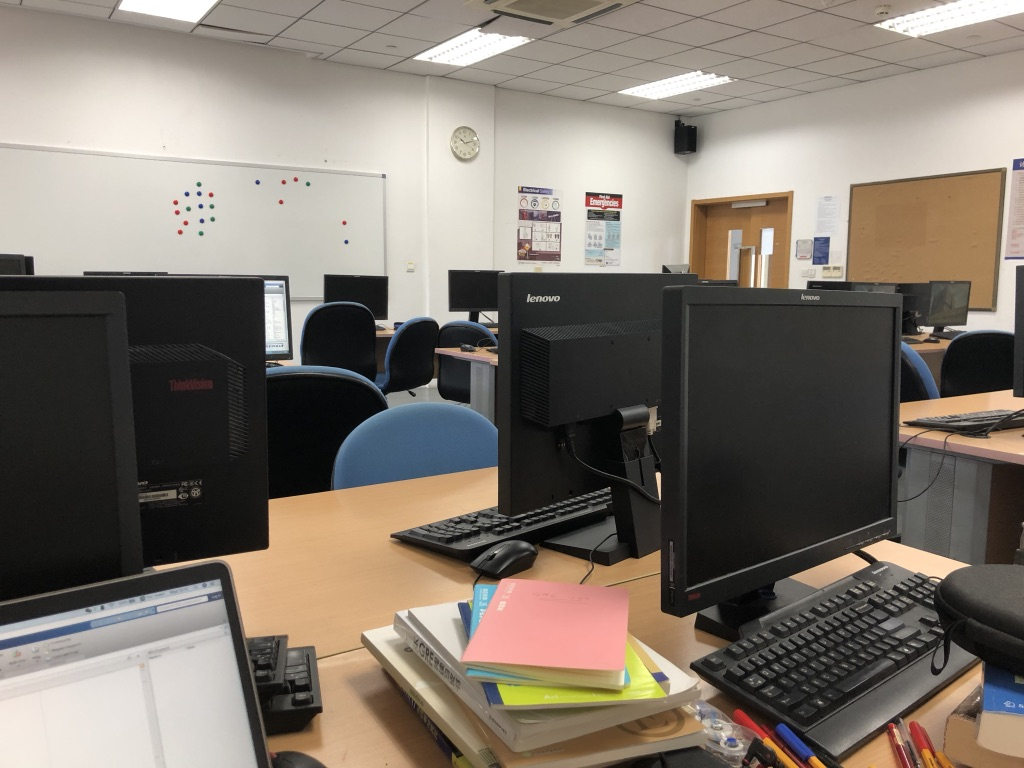
%> input picture p1.jpg, 1024 x 768 px
$ octave project.m   (GNU Octave 9; MATLAB toolbox functions it lacks are replaced by stand-ins)
%> lines starting %> are read from the running program, lines starting %| are printed output that depends on the picture
im1 = imread('p1.jpg');
%> im1 is the input picture: size 768x1024x3 uint8; mean R, G, B 127, 118.2, 108.4
im2 = imread('p2.jpg');
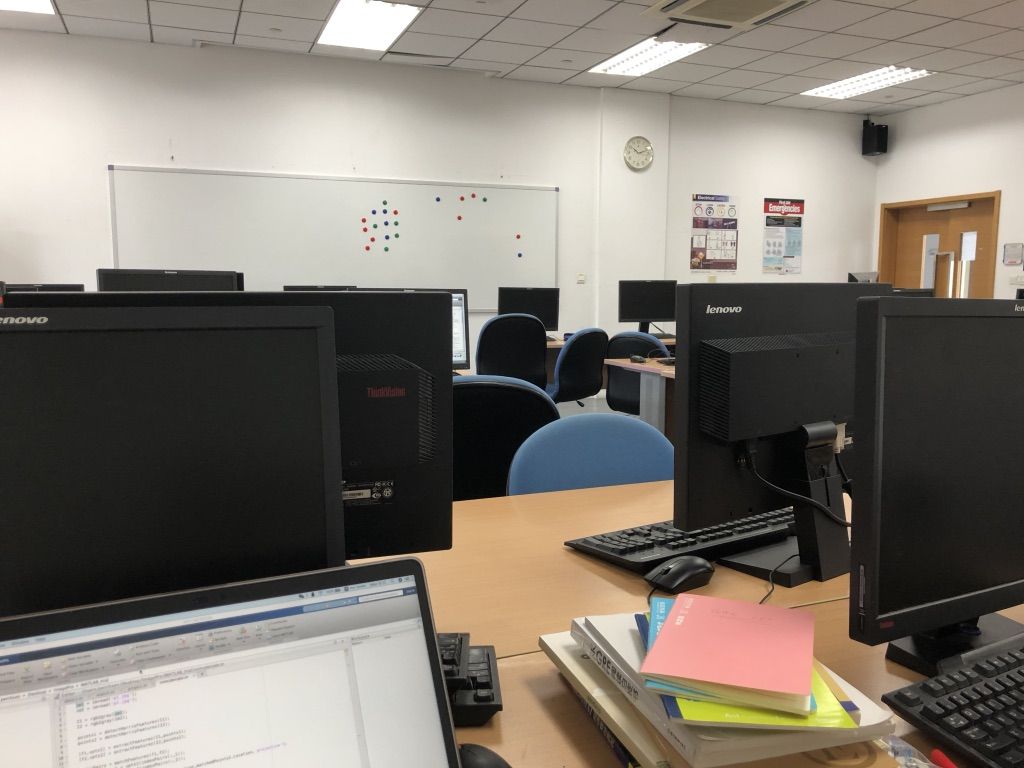
%> input picture p2.jpg, 1024 x 768 px
%> im2 is the input picture: size 768x1024x3 uint8; mean R, G, B 126.1, 119.4, 110.6

I1 = rgb2gray(im1);
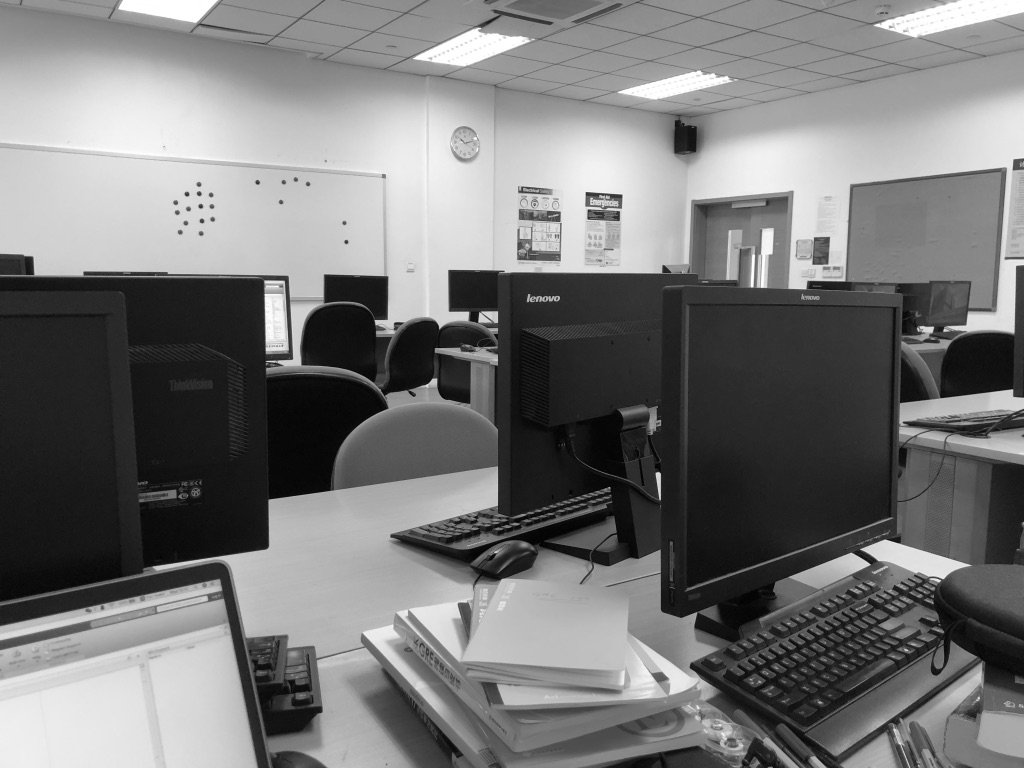
%> I1: size 768x1024 uint8; min 0, max 255, mean 119.7
I2 = rgb2gray(im2);
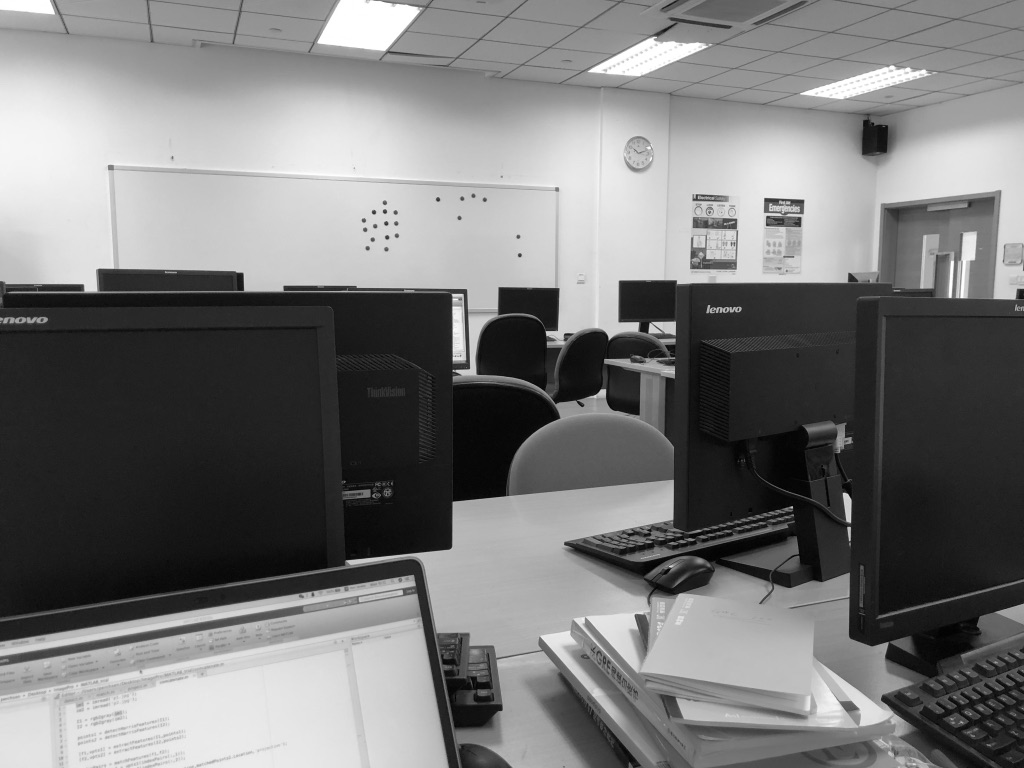
%> I2: size 768x1024 uint8; min 0, max 255, mean 120.4

points1 = detectHarrisFeatures(I1);
%> points1 = 897 points; strongest (x, y): (870, 565), (587, 194), (441, 328), (376, 321), (941, 581)
points2 = detectHarrisFeatures(I2);
%> points2 = 666 points; strongest (x, y): (547, 333), (610, 339), (385, 212), (374, 213), (793, 508)

[f1,vpts1] = extractFeatures(I1,points1);
%> vpts1 = 768 points; strongest (x, y): (870, 565), (587, 194), (441, 328), (376, 321), (941, 581)
[f2,vpts2] = extractFeatures(I2,points2);
%> vpts2 = 525 points; strongest (x, y): (547, 333), (610, 339), (385, 212), (374, 213), (793, 508)

indexPairs = matchFeatures(f1,f2);
%> indexPairs = 291 rows, first 12: [1 17; 2 18; 3 19; 8 25; 10 28; 11 27; 23 39; 24 37; 25 41; 28 43; 29 46; 32 49]
matchedPoints1 = vpts1(indexPairs(:,1));
%> matchedPoints1 = 291 points; strongest (x, y): (587, 194), (441, 328), (376, 321), (559, 298), (481, 314)
matchedPoints2 = vpts2(indexPairs(:,2));
%> matchedPoints2 = 291 points; strongest (x, y): (547, 333), (610, 339), (793, 508), (652, 324), (766, 200)

tform = fitgeotrans(matchedPoints1.Location,matchedPoints2.Location,'projective');
%> tform = transform with T = [0.849 -0.0443 -0.000171; 0.0598 0.986 6.88e-05; 187.5 17.65 1]

im1_trans = imwarp(im1,tform);
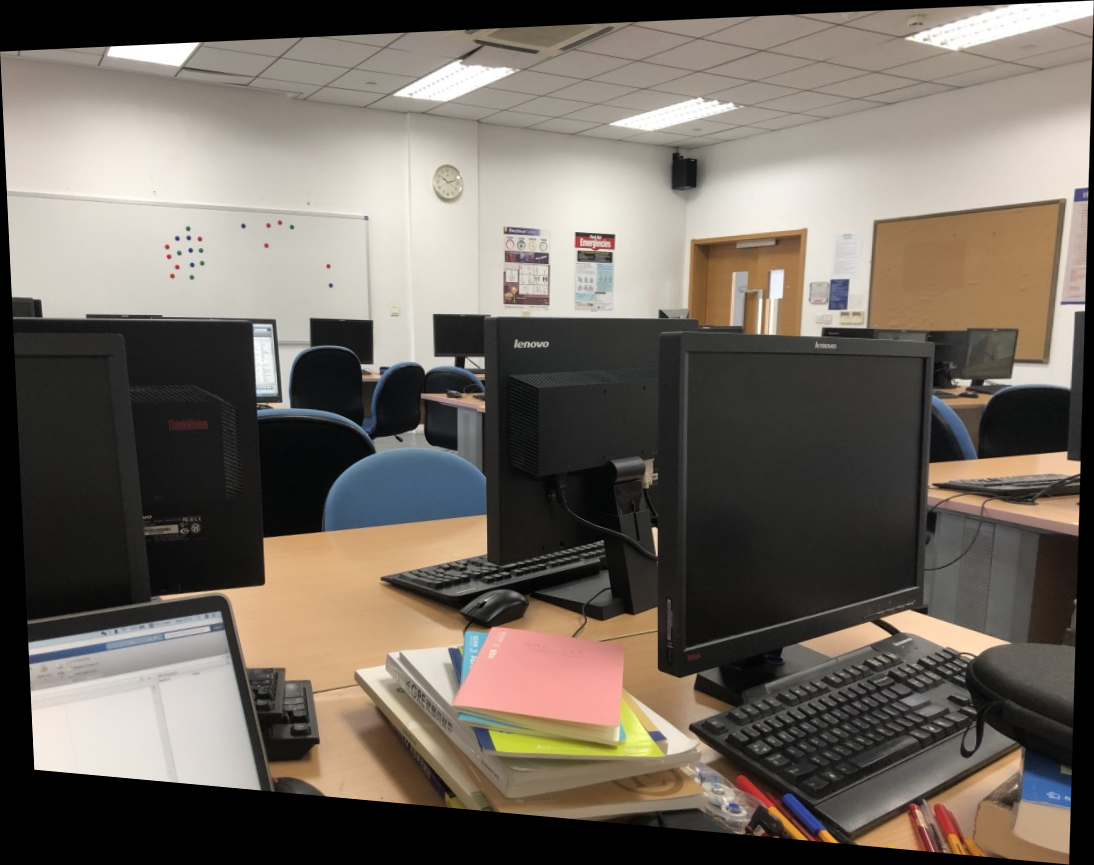
%> im1_trans: size 865x1094x3 uint8; mean R, G, B 113, 105, 96.1

imshow(im1_trans);

left_top = round(transformPointsForward(tform,[1 1]));
%> left_top = [188 19]
right_top = round(transformPointsForward(tform,[1 1024]));
%> right_top = [233 959]
left_bottom = round(transformPointsForward(tform,[768 1]));
%> left_bottom = [966 -18]
right_bottom = round(transformPointsForward(tform,[768 1024]));
%> right_bottom = [959 1057]
